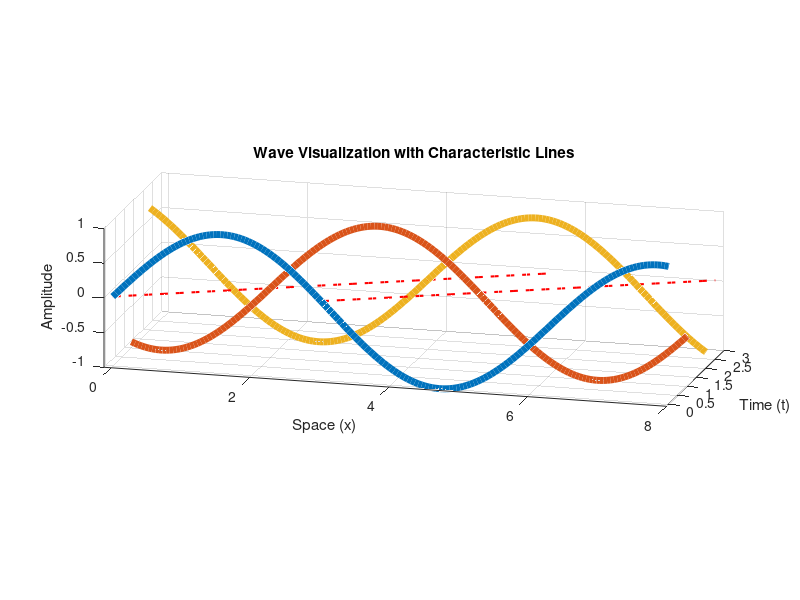

Source code (MATLAB):
% this is a program illustrating the wave propogation in 3D space (t, x,
% u(t,x)) and the initial value is given by u(0, x) = sin(x)

a = 2;        % Wave speed
L = 10;       % Length of the spatial domain
T = 2.8;        % Total time duration
dx = 0.05;     % Spatial step
dt = 1;     % Time step

x = 0:dx:L;   % Spatial grid
t = 0:dt:T;   % Time grid

figure(1)
clf
axis equal
hold on % Keep the current graph

% Loop through each time and spatial coordinate to plot the wave
for i = 1:length(t)
    % Calculate the y-values for the current time t(i)
    y = sin(x - a * t(i));
    
    % Plot the wave
    plot3(x, t(i) * ones(size(x)), y, '-', 'LineWidth', 5); % x remains the same for each time
end

% Define constant values for characteristics lines
characteristic_values = [0, 3]; % characteristics: x - at = -2, 0, 2

% Plot characteristic lines
for k = characteristic_values
    % Calculate the values of t for the characteristic line
    t_characteristic = (x - k) / a;
    
    % Ensure we plot only valid values within the time domain
    valid_index = t_characteristic >= 0 & t_characteristic <= T;

    % Plot the characteristic line in 3D
    plot3(x(valid_index), t_characteristic(valid_index), sin(x(valid_index) - a * t_characteristic(valid_index)), 'r--', 'LineWidth', 1.5);
end

grid on
xlabel('Space (x)');
ylabel('Time (t)');
zlabel('Amplitude');
title('Wave Visualization with Characteristic Lines');
view([15 15]);
xlim([-0.1, 8])
ylim([-0.1, 3])
hold off
